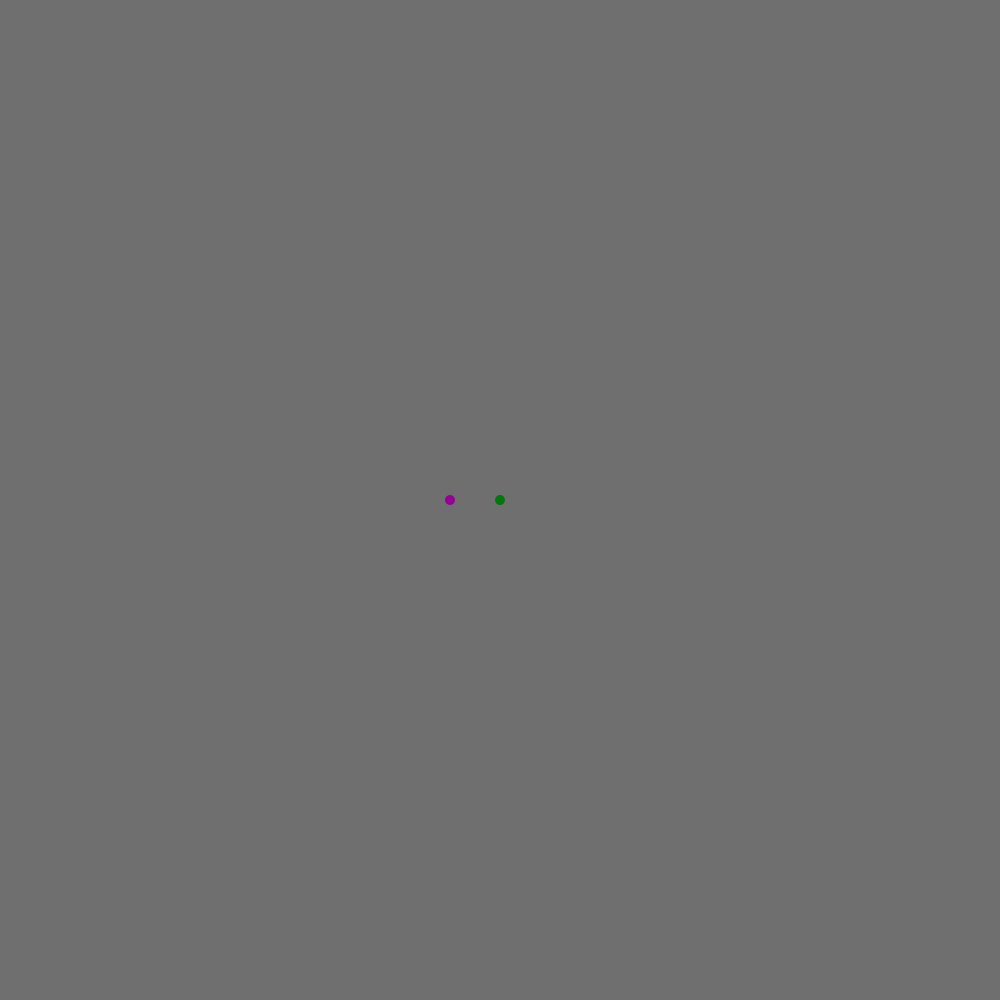
Frame 1 (no input)
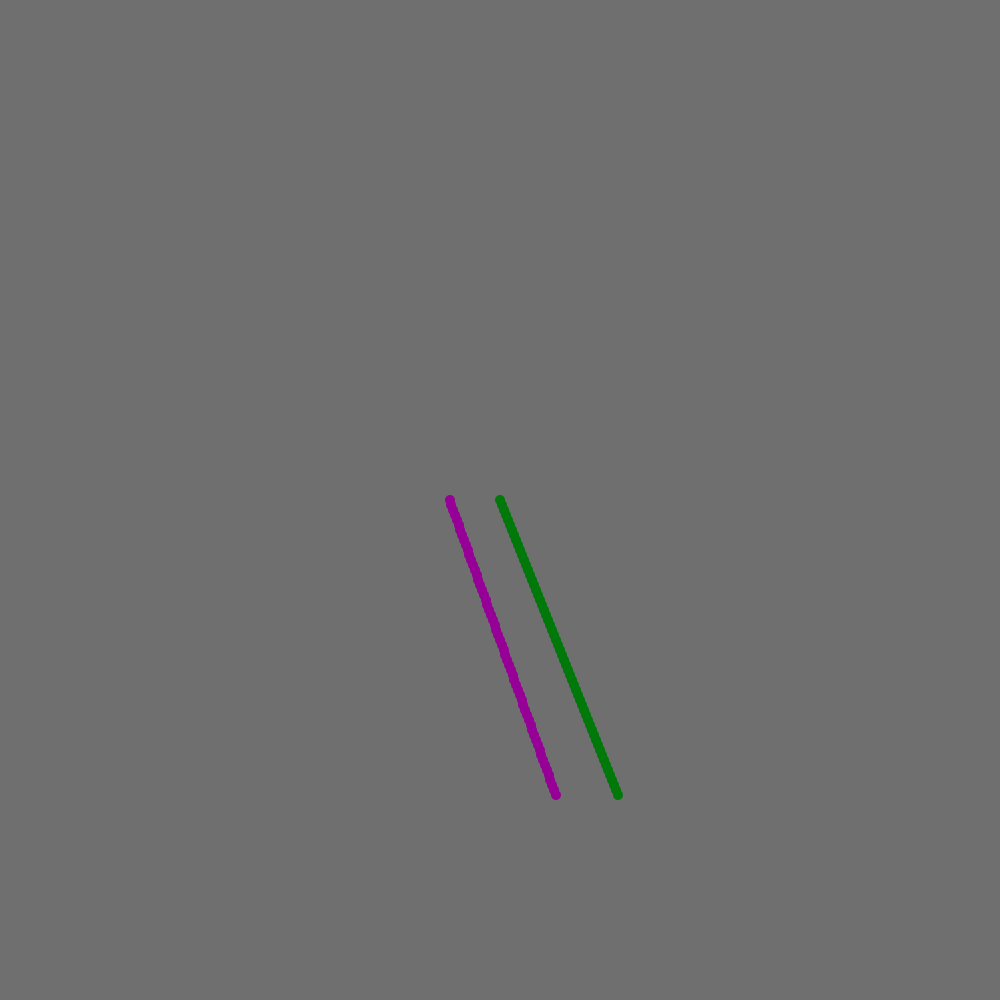
Frame 60 (the mouse pressed at the canvas centre just before this capture)
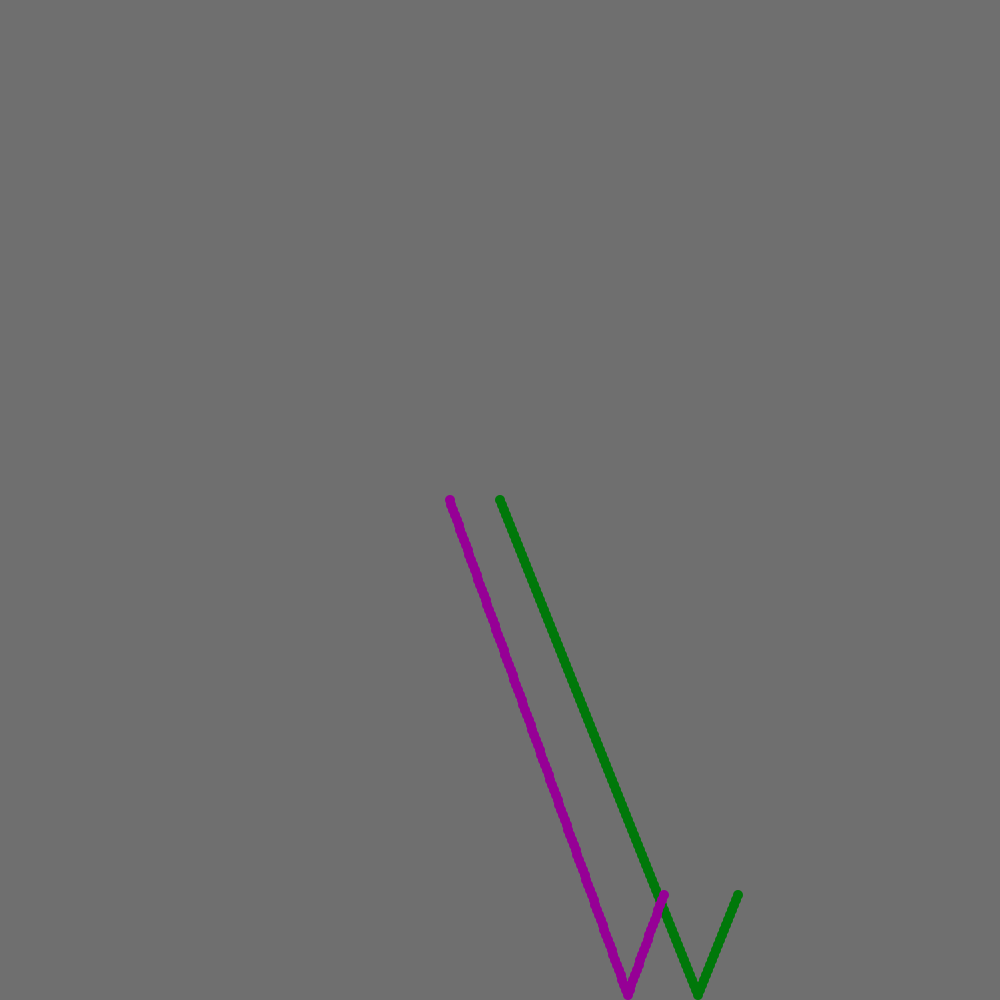
Frame 120 (the mouse held since frame 60 and released just before this capture)

The Processing sketch that drew these frames (run headless with seeded random() and noise(); from frame 60 on, the mouse is pressed at the canvas centre):

// Processing sketch: ColDet1
// ── ColDet1.pde
//Collision detection
//Jake Guthrie

int xspeed, yspeed;
int xpos, ypos, wdth, ht;

void setup()
{
  size(1000,1000);
 background(111,111,111);
xspeed = 2;
yspeed = 5;
wdth = 10;
ht = 10;
noStroke();
xpos = width/2;
ypos = height/2;
frameRate(60);
}
void draw(){
//background(111,111,111);
fill(0,120,10);
ellipse(xpos, ypos, wdth, ht);
fill(150,0,150);
ellipse(xpos*9/10, ypos, wdth, ht);
xpos += xspeed;
ypos += yspeed;
if (xpos >= width-wdth/2 || xpos <= wdth/2){
xspeed *= -1;
}
if (ypos >= width-wdth/2 || ypos <= ht/2){
  yspeed = yspeed * -1;
}
}
